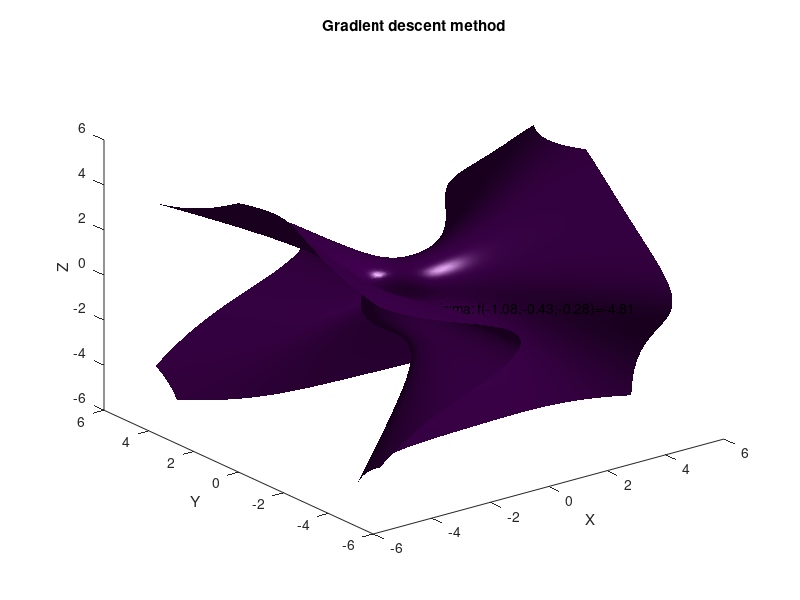

Reproduce this figure in MATLAB.
% Function
a = 1; b = 5; c = -4; d = 5; l = 5; k = -4;
f = @(x) a*x(1)^4 - b*x(1)*x(2)^2 + c*x(2)^2*x(3)^2 - d*x(3)^3 + l*x(1) - k*x(2) + exp(x(3)) - log(x(1)^2 + x(2)^2 + 1);

% Point of interest
x = [-1.0766, -0.4306, -0.2794];

[x1, x2, x3] = meshgrid(-5:0.1:5, -5:0.1:5, -5:0.1:5);
f_values = a*x1.^4 - b*x1.*x2.^2 + c*x2.^2.*x3.^2 - d*x3.^3 + l*x1 - k*x2 + exp(x3) - log(x1.^2 + x2.^2 + 1);

figure;
isosurface(x1, x2, x3, f_values, 0);
xlabel('X');
ylabel('Y');
zlabel('Z');
title('Gradient descent method');

hold on;

scatter3(x(1), x(2), x(3), 'r', 'filled');
text(x(1), x(2), x(3), sprintf('Local minima: f(%0.2f,%0.2f,%0.2f)=%0.2f', x(1), x(2), x(3), f(x)));

hold off;